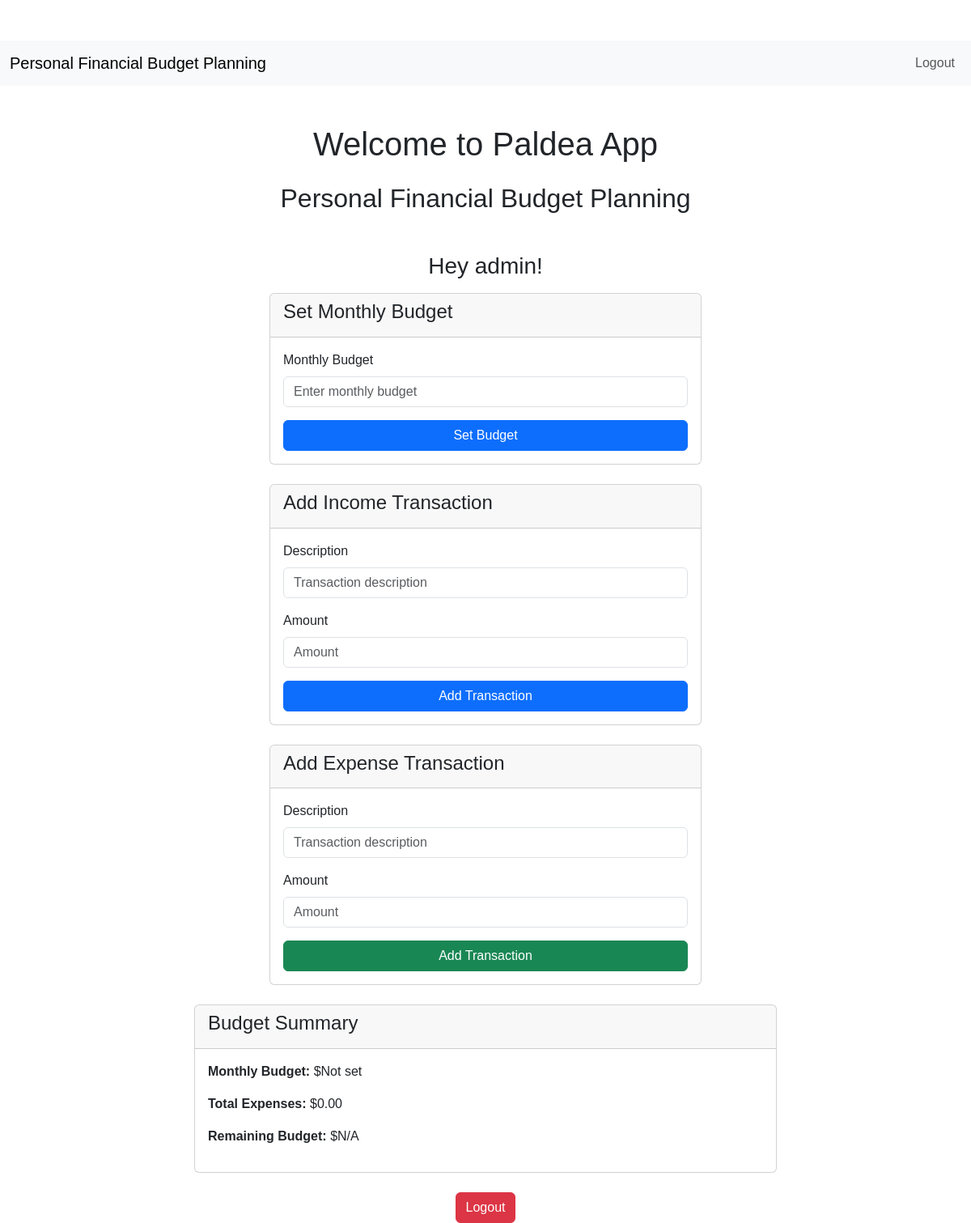
The page /home (signed in) on the database as committed earlier.
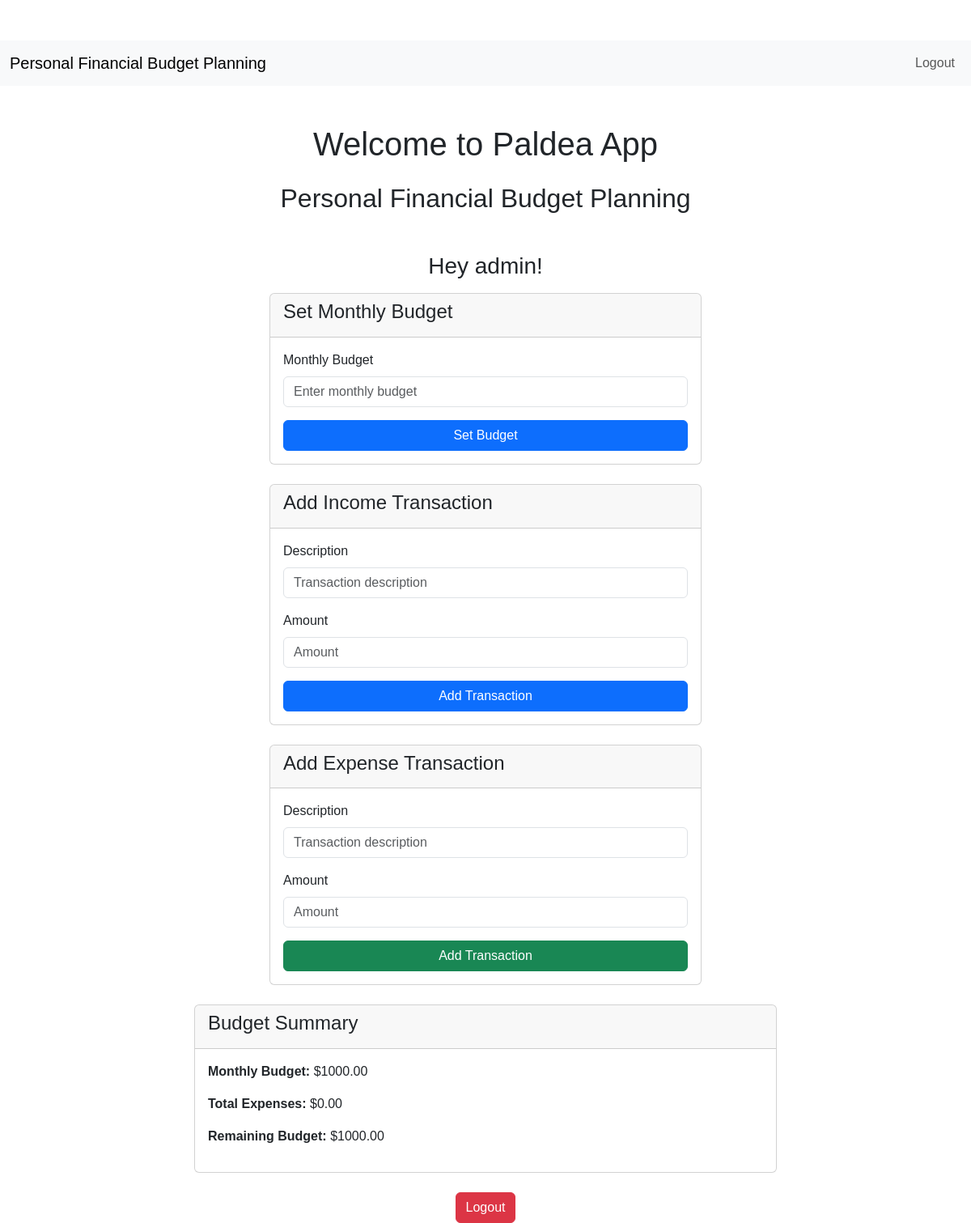
The same page on the database as committed later.
### my_paldea/paldea_app/models.py (models this page shows, shortened)
class User(UserMixin,db.Model):
    id = db.Column(db.Integer, primary_key=True)
    username = db.Column(db.String(150),nullable=False, unique=True)
    email = db.Column(db.String(150), nullable=False, unique=True)
    pwdhash = db.Column(db.String(256), nullable=False)
    budget = db.Column(db.Float, default=0.0)  # Monthly budget
    expenses = db.relationship('Expense', backref='user', lazy=True)
    def get_total_expenses(self):
        return sum(expense.amount for expense in self.expenses)
    def is_budget_exceeded(self):
        return self.get_total_expenses() > self.budget if self.budget > 0 else False
    @property
    def is_authenticated(self):
        return True

### my_paldea/paldea_app/views.py (the view)
@paldea_app.route('/')
@paldea_app.route('/home')
@login_required
def home():
    budget_form = BudgetForm()
    transaction_form = TransactionForm()
    return render_template('home.html', budget_form=budget_form, transaction_form=transaction_form)

### my_paldea/paldea_app/models.py
class BudgetForm(FlaskForm):
    budget = FloatField('Monthly Budget', validators=[InputRequired()])
    submit = SubmitField('Set Budget')

class TransactionForm(FlaskForm):
    description = StringField('Description', validators=[InputRequired(), Length(min=1, max=200)])
    amount = FloatField('Amount', validators=[InputRequired()])
    type = StringField('Type', validators=[InputRequired()])  # income or expense
    submit = SubmitField('Add Transaction')

### my_paldea/paldea_app/views.py (called while the page is built)
@login_manager.user_loader
def load_user(id):
    return User.query.get(int(id))

@paldea_app.before_request
def get_current_user():
    g.user = current_user

### my_paldea/templates/home.html (shortened to what this page needs)
{% extends 'base.html' %}
{% block container %}
<div class="container mt-5">
    <div class="text-center mb-5">
        <h1 class="mb-4">Welcome to Paldea App</h1>
        <h2 class="mb-4">Personal Financial Budget Planning</h2>
    </div>
    {% if current_user.is_authenticated %}
        <h3 class="mb-3 text-center">Hey {{ current_user.username }}!</h3>
        <div class="row justify-content-center">
            <div class="col-md-6">
                <div class="card mb-4">
                    <div class="card-header">
                        <h4>Set Monthly Budget</h4>
                    </div>
                    <div class="card-body">
                        <form method="POST" action="{{ url_for('paldea_app.set_budget') }}">
                            <div class="mb-3">
                                {{ budget_form.budget.label(class="form-label") }}
                                {{ budget_form.budget(class="form-control", placeholder="Enter monthly budget") }}
                            </div>
                            {{ budget_form.submit(class="btn btn-primary w-100") }}
                        </form>
                    </div>
                </div>
                <div class="card mb-4">
                    <div class="card-header">
                        <h4>Add Income Transaction</h4>
                    </div>
                    <div class="card-body">
                        <form method="POST" action="{{ url_for('paldea_app.add_transaction') }}">
                            <div class="mb-3">
                                {{ transaction_form.description.label(class="form-label") }}
                                {{ transaction_form.description(class="form-control", placeholder="Transaction description") }}
                            </div>
                            <div class="mb-3">
                                {{ transaction_form.amount.label(class="form-label") }}
                                {{ transaction_form.amount(class="form-control", placeholder="Amount") }}
                            </div>
                            {{ transaction_form.submit(class="btn btn-primary w-100") }}
                        </form>
                    </div>
                </div>
                <div class="card mb-4">
                    <div class="card-header">
                        <h4>Add Expense Transaction</h4>
                    </div>
                    <div class="card-body">
                        <form method="POST" action="{{ url_for('paldea_app.add_transaction') }}">
                            <div class="mb-3">
                                {{ transaction_form.description.label(class="form-label") }}
                                {{ transaction_form.description(class="form-control", placeholder="Transaction description") }}
                            </div>
                            <div class="mb-3">
                                {{ transaction_form.amount.label(class="form-label") }}
                                {{ transaction_form.amount(class="form-control", placeholder="Amount") }}
                            </div>
                            {{ transaction_form.submit(class="btn btn-success w-100") }}
                        </form>
                    </div>
                </div>
            </div>
        </div>
        <div class="row justify-content-center">
            <div class="col-md-8">
                <div class="card">
                    <div class="card-header">
                        <h4>Budget Summary</h4>
                    </div>
                    <div class="card-body">
                        <p><strong>Monthly Budget:</strong> ${{ "%.2f"|format(current_user.budget) if current_user.budget else "Not set" }}</p>
                        <p><strong>Total Expenses:</strong> ${{ "%.2f"|format(current_user.get_total_expenses()) }}</p>
                        <p><strong>Remaining Budget:</strong> ${{ "%.2f"|format(current_user.budget - current_user.get_total_expenses()) if current_user.budget else "N/A" }}</p>
                    </div>
                </div>
            </div>
        </div>
        <div class="text-center mt-4">
            <a class="btn btn-danger" href="{{ url_for('paldea_app.logout') }}">Logout</a>
        </div>
    {% else %}
        <div class="text-center">
            <a class="btn btn-primary mb-3" href="{{ url_for('paldea_app.login') }}">Login</a>
            <a class="btn btn-success mb-3" href="{{ url_for('paldea_app.register') }}">Register</a>
        </div>
    {% endif %}
</div>
{% endblock %}

### my_paldea/templates/base.html (shortened to what this page needs)
<!DOCTYPE html>
<html lang="en">
<head>
    <link href="https://cdn.jsdelivr.net/npm/bootstrap@5.3.2/dist/css/bootstrap.min.css" rel="stylesheet">
    <link rel="stylesheet" href="{{ url_for('static', filename='css/main.css') }}">
</head>
<body>
    <nav class="navbar navbar-expand-lg navbar-light bg-light">
        <div class="container-fluid">
            <a class="navbar-brand" href="{{ url_for('paldea_app.home') }}">Personal Financial Budget Planning</a>
            <div class="collapse navbar-collapse">
                <ul class="navbar-nav ms-auto">
                    {% if current_user.is_authenticated %}
                        <li class="nav-item">
                            <a class="nav-link" href="{{ url_for('paldea_app.logout') }}">Logout</a>
                        </li>
                    {% endif %}
                </ul>
            </div>
        </div>
    </nav>
    <div class="container mt-4">
        {% block container %}{% endblock %}
    </div>
</body>
</html>

### my_paldea/static/css/main.css (style rules this page uses)
body { padding-top: 50px; font-family: Arial, sans-serif; }

Rows that differ between the two databases and show on the page:
changed User "admin": budget "Not set" → "1000.00"; budget "N/A" → "1000.00"
